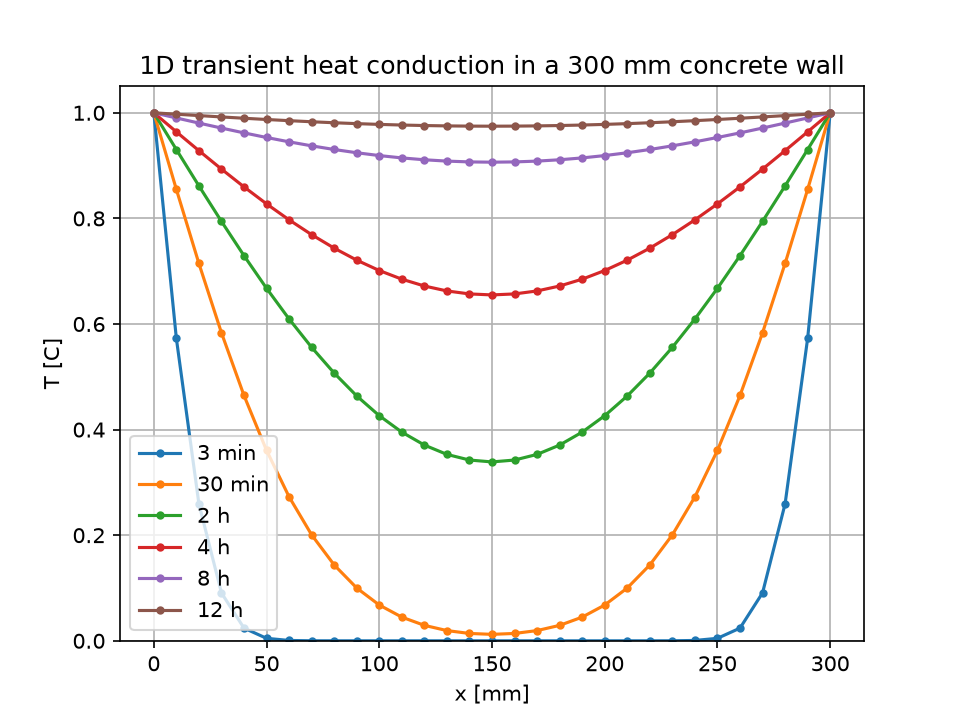

Here is the Python script that generated this plot:
"""一次元非定常熱伝導方程式の数値解(陽解法・有限差分法)

課題: 厚さ300mmのコンクリート壁。初期温度0℃。t>0で両端が常に1℃。
3分・30分・2時間・4時間・8時間・12時間後の壁内温度分布をグラフに描く。

実行方法: python heat_conduction.py  (heat_conduction.png が生成される)
"""

import numpy as np
import matplotlib.pyplot as plt

# ---- 計算条件(定数) ----
WALL_THICKNESS = 0.3      # 壁厚 L [m]
CONDUCTIVITY = 1.6        # 熱伝導率 λ [W/(m·K)]
DENSITY = 2200            # 密度 ρ [kg/m³]
SPECIFIC_HEAT = 880       # 比熱 c [J/(kg·K)]
EDGE_TEMP = 1.0           # 境界温度 [℃]
N_DIVISIONS = 30          # 空間分割数
DT = 20                   # 時間刻み [s]
STABILITY_LIMIT = 0.5     # 陽解法の安定条件: r <= 0.5

# グラフに残す時刻 [s] とラベル
RECORD_TIMES = {
    3 * 60: "3 min",
    30 * 60: "30 min",
    2 * 3600: "2 h",
    4 * 3600: "4 h",
    8 * 3600: "8 h",
    12 * 3600: "12 h",
}


def thermal_diffusivity(lam: float, rho: float, c: float) -> float:
    """熱拡散率 a = λ/(ρc) [m²/s]"""
    return lam / (rho * c)


def simulate() -> tuple:
    """12時間後までの温度分布を計算し、(x座標, {ラベル: 分布}) を返す"""
    a = thermal_diffusivity(CONDUCTIVITY, DENSITY, SPECIFIC_HEAT)
    dx = WALL_THICKNESS / N_DIVISIONS
    r = a * DT / dx ** 2
    if r > STABILITY_LIMIT:
        raise ValueError(f"不安定な条件です: r = {r:.3f} > {STABILITY_LIMIT}")

    x = np.linspace(0, WALL_THICKNESS, N_DIVISIONS + 1)
    T = np.zeros(N_DIVISIONS + 1)     # 初期条件: 全点0℃
    T[0] = T[-1] = EDGE_TEMP          # 境界条件: 両端1℃

    snapshots = {}
    total_steps = int(max(RECORD_TIMES) / DT)
    for step in range(1, total_steps + 1):
        T_new = T.copy()
        T_new[1:-1] = T[1:-1] + r * (T[:-2] - 2 * T[1:-1] + T[2:])
        T = T_new
        t_now = step * DT
        if t_now in RECORD_TIMES:
            snapshots[RECORD_TIMES[t_now]] = T.copy()
    return x, snapshots


def plot_result(x, snapshots, filename: str = "heat_conduction.png"):
    """時刻ごとの温度分布を1枚のグラフに描いて保存する"""
    for label, T in snapshots.items():
        plt.plot(x * 1000, T, marker="o", markersize=3, label=label)
    plt.xlabel("x [mm]")
    plt.ylabel("T [C]")
    plt.title("1D transient heat conduction in a 300 mm concrete wall")
    plt.legend()
    plt.grid(True)
    plt.ylim(0, 1.05)
    plt.savefig(filename, dpi=150)
    plt.show()


def main():
    x, snapshots = simulate()
    plot_result(x, snapshots)
    print("計算完了: heat_conduction.png を保存しました")


if __name__ == "__main__":
    main()
